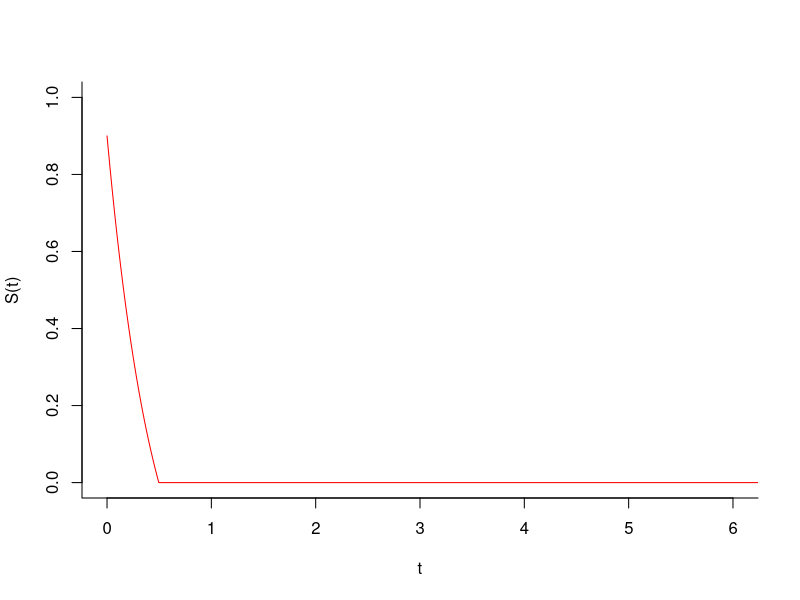
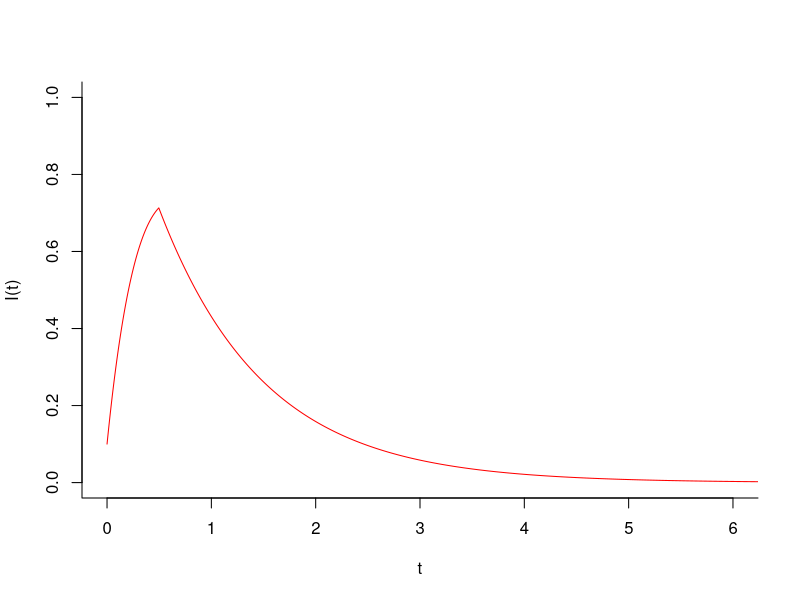
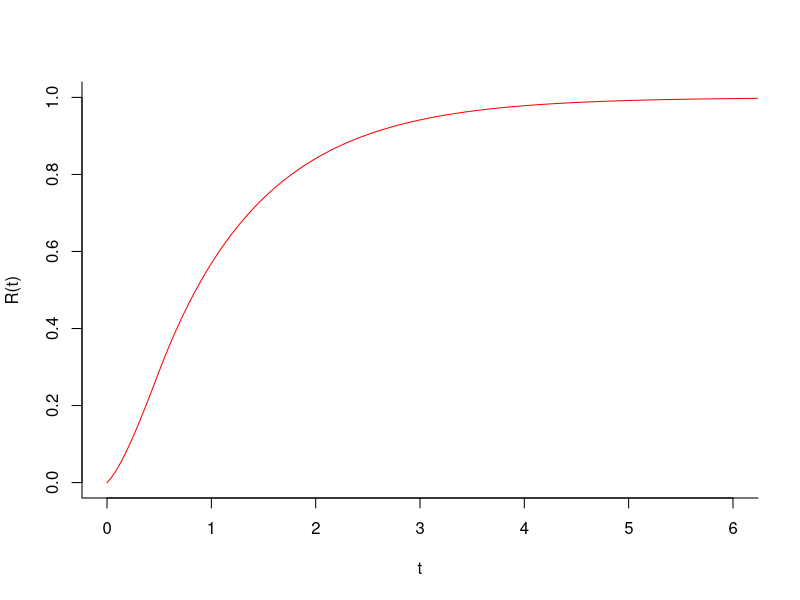
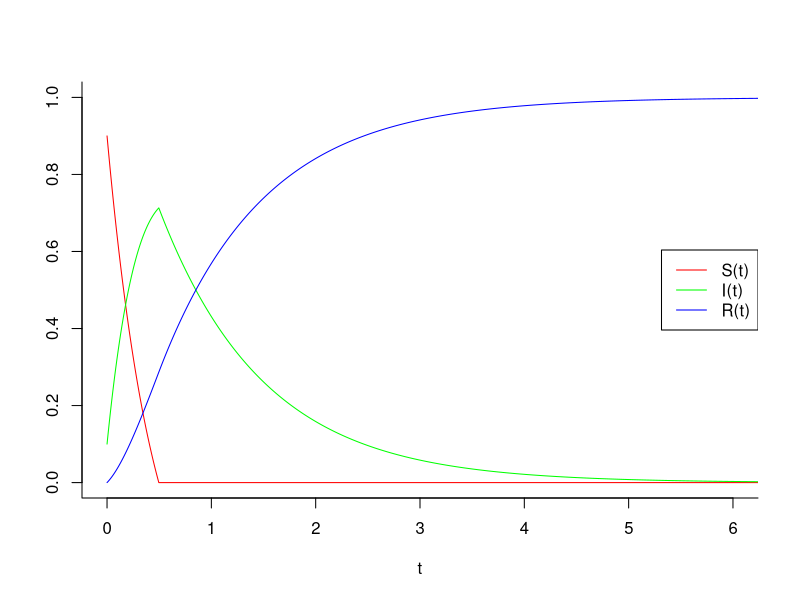

The R script that drew these images, in order:
library("deSolve")
#NW small-world model
sir_NW=function(t,state,parameters){with (as.list(c(state,parameters)),{
  dS=-1-2*p*S-alpha*S
  dI=1+2*p*S-I
  dR=I+alpha*S
  return(list(c(dS,dI,dR)))  
})
}
state=c(S=0.9,I=0.1,R=0)
parameters=c(p=1,alpha=0.2)
times=seq(0,2,by=0.0001)
out=ode(y=state,times=times,func=sir_NW,parms=parameters)
#select s<0 or r>1
select_nw=function(outcome){
  outcome=as.matrix(outcome)
  if(min(outcome[,2])<=0){
    if(max(outcome[,4])>=1){
      s0=outcome[min(which(outcome[,2]<=0)),1]*10000-1
      r0=outcome[min(which(outcome[,4]>=1)),1]*10000-1#10000是步长的倒数   
      minrow=min(s0,r0)
      outcome=outcome[1:minrow,] 
  return(outcome)
    }else{
      s0=outcome[min(which(outcome[,2]<=0)),1]*10000-1#10000是步长的倒数
      outcome=outcome[1:s0,]
      return(outcome)
      }
  }else{
  if(max(outcome[,4])>=1){
    r0=outcome[min(which(outcome[,4]>=1)),1]*10000-1#10000是步长的倒数   
    outcome=outcome[1:r0,] 
    return(outcome)
  }else{
    return(outcome)
  }
  }
}
out=select_nw(outcome=out)
N_out=nrow(out)
out_newstate=c(out[N_out,3],out[N_out,4])#get the initial value of the second process
#IR model
ir=function(t,state,parameters){with (as.list(c(state,parameters)),{
  dI=-gama*I
  dR=gama*I
  return(list(c(dI,dR)))  
})
}

times_after=seq(0,10,by=0.0001)
parameters_after=c(gama=1)
out_after=ode(y=out_newstate,times=times_after,func=ir,parms=parameters_after)

out_after=as.matrix(out_after)
out_after[,1]=out_after[,1]+matrix(data=N_out/10000, nrow = nrow(out_after), ncol = 1)
s_after=matrix(data=0, nrow = nrow(out_after), ncol = 1)
out_after=cbind(out_after[,1],s_after,out_after[,2],out_after[,3])
out1=rbind(out,out_after)

#NWseperate
out11=cbind(out1[,1],out1[,2])
out12=cbind(out1[,1],out1[,3])
out13=cbind(out1[,1],out1[,4])
#separate picture
windows(width=2000,height=1500)
plot(out11[,2]~out11[,1],type = "l",bty="l" ,col="red",xlab = "t",ylab ="S(t)",ylim=c(0,1),xlim=c(0,6))
windows(width=2000,height=1500)
plot(out12[,2]~out11[,1],type = "l",bty="l" ,col="red",xlab = "t",ylab ="I(t)",ylim=c(0,1),xlim=c(0,6))
windows(width=2000,height=1500)
plot(out13[,2]~out11[,1],type = "l",bty="l" ,col="red",xlab = "t",ylab ="R(t)",ylim=c(0,1),xlim=c(0,6))
#Combined picture
windows(width=2000,height=1500)
text.legend=c("S(t)","I(t)","R(t)")
plot(out11[,2]~out11[,1],type = "l",bty="l" ,col="red",xlab = "t",ylab =NA,ylim=c(0,1),xlim=c(0,6))
lines(out12[,2]~out11[,1], col = "green")
lines(out13[,2]~out11[,1], col = "blue")
legend("right",
       legend=text.legend,
       lty = 1,
       col=c("red","green","blue"))
